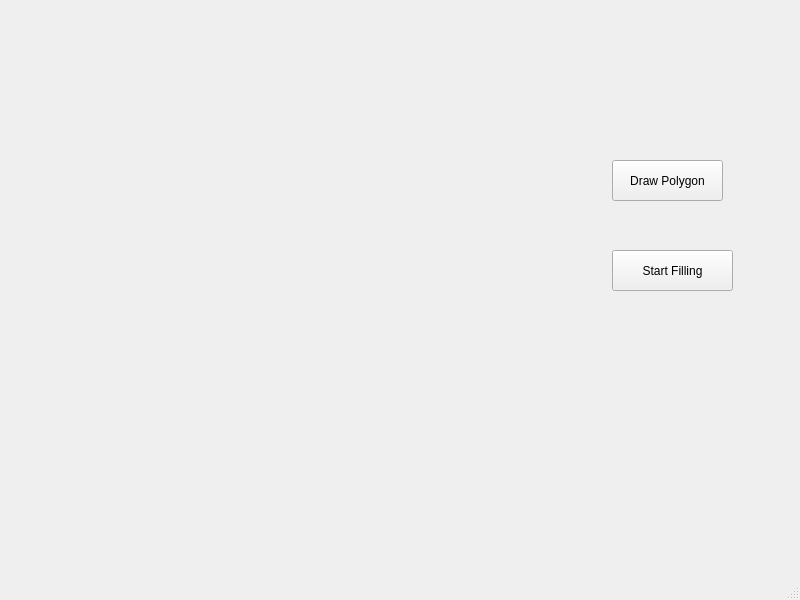
<?xml version="1.0" encoding="UTF-8"?>
<ui version="4.0">
 <class>MainWindow</class>
 <widget class="QMainWindow" name="MainWindow">
  <property name="geometry">
   <rect>
    <x>0</x>
    <y>0</y>
    <width>800</width>
    <height>600</height>
   </rect>
  </property>
  <property name="windowTitle">
   <string>MainWindow</string>
  </property>
  <widget class="QWidget" name="centralwidget">
   <widget class="QPushButton" name="startFilling">
    <property name="geometry">
     <rect>
      <x>612</x>
      <y>250</y>
      <width>121</width>
      <height>41</height>
     </rect>
    </property>
    <property name="text">
     <string>Start Filling</string>
    </property>
   </widget>
   <widget class="QPushButton" name="pushButton">
    <property name="geometry">
     <rect>
      <x>612</x>
      <y>160</y>
      <width>111</width>
      <height>41</height>
     </rect>
    </property>
    <property name="text">
     <string>Draw Polygon</string>
    </property>
   </widget>
   <widget class="QLabel" name="drawingArea">
    <property name="geometry">
     <rect>
      <x>100</x>
      <y>40</y>
      <width>431</width>
      <height>411</height>
     </rect>
    </property>
    <property name="text">
     <string/>
    </property>
   </widget>
  </widget>
  <widget class="QMenuBar" name="menubar">
   <property name="geometry">
    <rect>
     <x>0</x>
     <y>0</y>
     <width>800</width>
     <height>26</height>
    </rect>
   </property>
  </widget>
  <widget class="QStatusBar" name="statusbar"/>
 </widget>
 <resources/>
 <connections/>
</ui>
